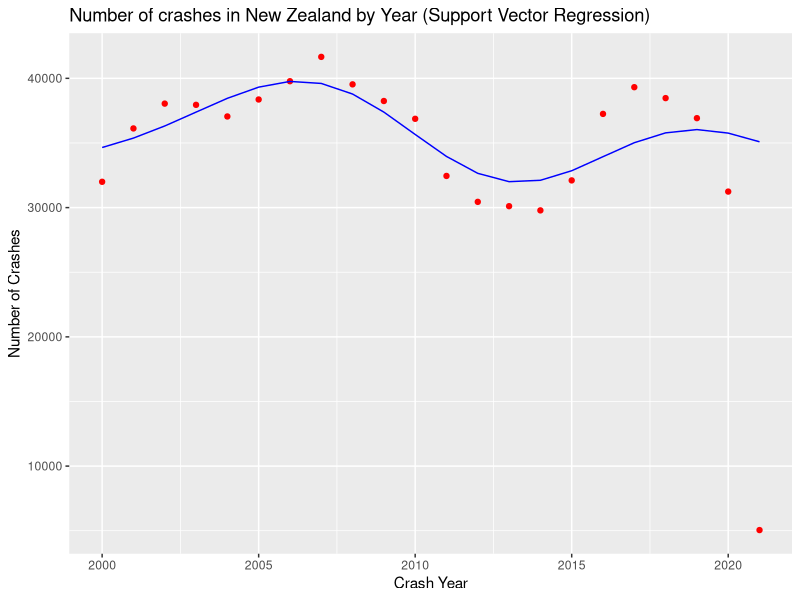

Generate this figure with R: (Note: this script raises an error after producing the figure.)
# Support Vector Regression
Packages <- c('e1071', 'ggplot2')
install.packages(Packages)
lapply(Packages, library, character.only = TRUE)

# Path setting
getwd()
setwd("~/Downloads/R Project/Ministry of Transport/ML Algorithms")

# Importing the dataset
dataset = read.csv('data.csv')

# Fitting SVR to the dataset
regressor = svm(formula = NumberOfCrashes ~ .,
                data = dataset,
                type = 'eps-regression',
                kernel = 'radial')

# Predicting a new result
predict(regressor, data.frame(CrashYear = 2021))

# Visualizing the SVR results
ggplot() +
  geom_point(aes(x = dataset$CrashYear, y = dataset$NumberOfCrashes),
             colour = 'red') +
  geom_line(aes(x = dataset$CrashYear, y = predict(regressor, newdata = dataset)),
            colour = 'blue') +
  ggtitle('Number of crashes in New Zealand by Year (Support Vector Regression)') +
  xlab('Crash Year') +
  ylab('Number of Crashes') +
  ggsave("Support-Vector-Regression.png")
